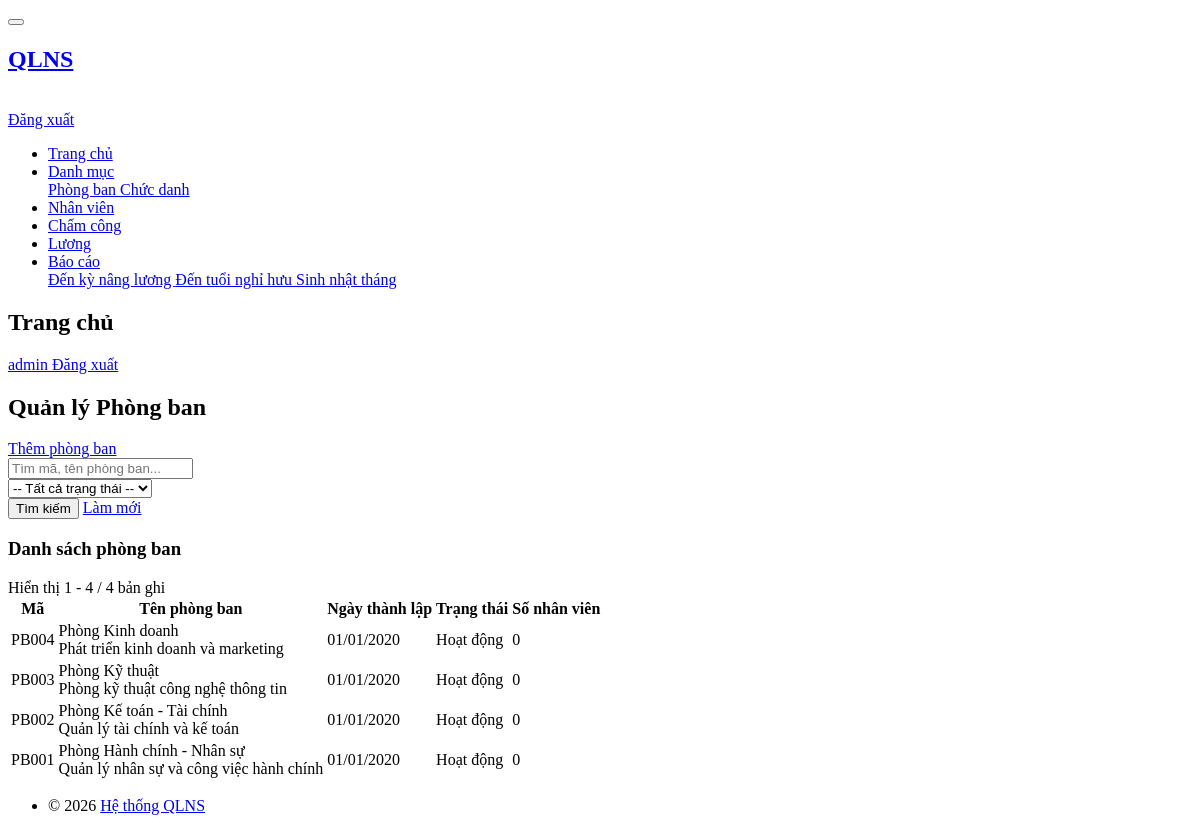
The page /department (signed in) on the database its author committed.
### tables this page shows
CREATE TABLE `phong_ban` (
  `id` int NOT NULL,
  `ma_phong_ban` varchar(20) NOT NULL,
  `ten_phong_ban` varchar(100) NOT NULL,
  `mo_ta` text,
  `ngay_thanh_lap` date DEFAULT NULL,
  `trang_thai` enum('active','inactive') DEFAULT 'active',
  `created_at` timestamp NULL DEFAULT CURRENT_TIMESTAMP,
  `updated_at` timestamp NULL DEFAULT CURRENT_TIMESTAMP ON UPDATE CURRENT_TIMESTAMP
);

### app/controllers/DepartmentController.php (called while the page is built, shortened)
<?php
class DepartmentController extends Controller
{
    private $departmentModel;
    public function __construct()
    {
        $this->departmentModel = $this->model('Department');
    }
    public function index()
    {
        $search = $_GET['search'] ?? '';
        $status = $_GET['status'] ?? '';
        $page = isset($_GET['page']) ? (int)$_GET['page'] : 1;
        $perPage = 20;
        $conditions = [];
        $params = [];
        $where = $conditions ? 'WHERE ' . implode(' AND ', $conditions) : '';
        $countSql = "SELECT COUNT(*) as total FROM phong_ban $where";
        $result = $this->departmentModel->query($countSql, $params);
        $total = $result[0]['total'];
        $pagination = new Pagination($total, $perPage, $page);
        $sql = "SELECT * FROM phong_ban $where ORDER BY id DESC LIMIT ? OFFSET ?";
        $params[] = $pagination->getLimit();
        $params[] = $pagination->getOffset();
        $departments = $this->departmentModel->query($sql, $params);
        $data = [
            'departments' => $departments,
            'pagination' => $pagination,
            'search' => $search,
            'status' => $status,
            'canCreate' => Auth::hasPermission('department.create'),
            'canEdit' => Auth::hasPermission('department.edit'),
            'canDelete' => Auth::hasPermission('department.delete')
        ];
        $this->view('department/index', $data);
    }
}

### core/App.php (called while the page is built, shortened)
<?php
class App {
    protected $method = 'login';
    public function __construct() {
        $url = $this->parseUrl();
        if (isset($url[0])) {
            $controllerName = ucfirst($url[0]) . 'Controller';
            $controllerPath = APP_PATH . 'controllers/' . $controllerName . '.php';
            if (file_exists($controllerPath)) {
                $this->method = 'index';
                unset($url[0]);
            }
        }
        $this->controller = new $this->controller;
        $this->params = $url ? array_values($url) : [];
        call_user_func_array([$this->controller, $this->method], $this->params);
    }
    private function parseUrl() {
        if (isset($_GET['url'])) {
            return explode('/', filter_var(rtrim($_GET['url'], '/'), FILTER_SANITIZE_URL));
        }
        return [];
    }
}

### public/index.php (called while the page is built, shortened)
<?php
require_once __DIR__ . '/../config/database.php';
require_once CORE_PATH . 'Database.php';
require_once CORE_PATH . 'Model.php';
require_once CORE_PATH . 'Controller.php';
require_once CORE_PATH . 'App.php';
require_once APP_PATH . 'core/Pagination.php';
$app = new App();

### core/Model.php (called while the page is built, shortened)
<?php
class Model
{
    protected $db;
    public function __construct()
    {
        $database = new Database();
        $this->db = $database->connect();
    }
    public function query($sql, $params = [])
    {
        $stmt = $this->db->prepare($sql);
        $stmt->execute($params);
        return $stmt->fetchAll();
    }
}

### core/Database.php (called while the page is built, shortened)
<?php
class Database
{
    private $host = DB_HOST;
    private $db_name = DB_NAME;
    private $username = DB_USER;
    private $password = DB_PASS;
    private $charset = DB_CHARSET;
    private $conn = null;
    public function connect()
    {
        if ($this->conn === null) {
            try {
                $dsn = "mysql:host={$this->host};dbname={$this->db_name};charset={$this->charset}";
                $options = [
                    PDO::ATTR_ERRMODE => PDO::ERRMODE_EXCEPTION,
                    PDO::ATTR_DEFAULT_FETCH_MODE => PDO::FETCH_ASSOC,
                    PDO::ATTR_EMULATE_PREPARES => false,
                ];
                $this->conn = new PDO($dsn, $this->username, $this->password, $options);
            } catch (PDOException $e) {
                die("Lỗi kết nối database: " . $e->getMessage());
            }
        }
        return $this->conn;
    }
    public function query($sql, $params = [])
    {
        $conn = $this->connect();
        $stmt = $conn->prepare($sql);
        $stmt->execute($params);
        return $stmt->fetchAll();
    }
}

### app/core/Pagination.php (called while the page is built, shortened)
<?php
class Pagination
{
    private $totalRecords;
    private $perPage;
    private $currentPage;
    public function __construct($totalRecords, $perPage = 20, $currentPage = 1)
    {
        $this->totalRecords = (int)$totalRecords;
        $this->perPage = (int)$perPage;
        $this->currentPage = max(1, (int)$currentPage);
        $this->totalPages = ceil($this->totalRecords / $this->perPage);
    }
    public function getOffset()
    {
        return ($this->currentPage - 1) * $this->perPage;
    }
    public function getLimit()
    {
        return $this->perPage;
    }
    public function getStartRecord()
    {
        return $this->getOffset() + 1;
    }
    public function getEndRecord()
    {
        $end = $this->getOffset() + $this->perPage;
        return min($end, $this->totalRecords);
    }
    public function renderInfo()
    {
        return 'Hiển thị ' . $this->getStartRecord() . ' - ' . $this->getEndRecord() . ' / ' . $this->totalRecords . ' bản ghi';
    }
}

### app/views/department/index.php (the view, shortened to what this page needs)
<?php include APP_PATH . 'views/layouts/header.php'; ?>
<div class="page-header d-print-none">
    <div class="container-xl">
        <div class="row g-2 align-items-center">
            <div class="col">
                <h2 class="page-title">Quản lý Phòng ban</h2>
            </div>
            <div class="col-auto ms-auto d-print-none">
                <?php if ($canCreate): ?>
                    <a href="<?= BASE_URL ?>department/add" class="btn btn-primary">
                        <i class="ti ti-plus"></i> Thêm phòng ban
                    </a>
                <?php endif; ?>
            </div>
        </div>
    </div>
</div>
<div class="page-body">
    <div class="container-xl">
        <div class="card mb-3">
            <div class="card-body">
                <form method="GET" action="<?= BASE_URL ?>department" class="row g-3">
                    <div class="col-md-4">
                        <input type="text" name="search" class="form-control" placeholder="Tìm mã, tên phòng ban..." value="<?= htmlspecialchars($search) ?>">
                    </div>
                    <div class="col-md-3">
                        <select name="status" class="form-select">
                            <option value="">-- Tất cả trạng thái --</option>
                        </select>
                    </div>
                    <div class="col-auto">
                        <button type="submit" class="btn btn-primary">
                            <i class="ti ti-search"></i> Tìm kiếm
                        </button>
                        <a href="<?= BASE_URL ?>department" class="btn btn-outline-secondary">
                            <i class="ti ti-reload"></i> Làm mới
                        </a>
                    </div>
                </form>
            </div>
        </div>
        <div class="card">
            <div class="card-header">
                <h3 class="card-title">Danh sách phòng ban</h3>
                <div class="ms-auto text-muted">
                    <?= $pagination->renderInfo() ?>
                </div>
            </div>
            <div class="table-responsive">
                <table class="table card-table table-vcenter">
                    <thead>
                        <tr>
                            <th>Mã</th>
                            <th>Tên phòng ban</th>
                            <th>Ngày thành lập</th>
                            <th>Trạng thái</th>
                            <th>Số nhân viên</th>
                            <th class="w-1"></th>
                        </tr>
                    </thead>
                    <tbody>
                        <?php if (empty($departments)): ?>
                            <tr>
                                <td colspan="6" class="text-center text-muted py-4">
                                    <i class="ti ti-folder-off" style="font-size: 48px;"></i>
                                    <div class="mt-2">Không có dữ liệu</div>
                                </td>
                            </tr>
                        <?php else: ?>
                            <?php foreach ($departments as $dept): ?>
                                <?php
                                $db = new Database();
                                $empCount = $db->query("SELECT COUNT(*) as count FROM nhan_vien WHERE phong_ban_id = ?", [$dept['id']])[0]['count'];
                                ?>
                                <tr>
                                    <td><span class="badge bg-blue-lt"><?= htmlspecialchars($dept['ma_phong_ban']) ?></span></td>
                                    <td>
                                        <div class="fw-bold"><?= htmlspecialchars($dept['ten_phong_ban']) ?></div>
                                        <?php if ($dept['mo_ta']): ?>
                                            <div class="text-muted small"><?= htmlspecialchars($dept['mo_ta']) ?></div>
                                        <?php endif; ?>
                                    </td>
                                    <td><?= $dept['ngay_thanh_lap'] ? date('d/m/Y', strtotime($dept['ngay_thanh_lap'])) : '-' ?></td>
                                    <td>
                                        <?php if ($dept['trang_thai'] === 'active'): ?>
                                            <span class="badge bg-success">Hoạt động</span>
                                        <?php else: ?>
                                            <span class="badge bg-secondary">Ngừng hoạt động</span>
                                        <?php endif; ?>
                                    </td>
                                    <td><span class="badge"><?= $empCount ?></span></td>
                                    <td>
                                    </td>
                                </tr>
                            <?php endforeach; ?>
                        <?php endif; ?>
                    </tbody>
                </table>
            </div>
        </div>
    </div>
</div>
<?php include APP_PATH . 'views/layouts/footer.php'; ?>

### rows shown on the page
phong_ban: ma_phong_ban "PB004", ten_phong_ban "Phòng Kinh doanh", mo_ta "Phát triển kinh doanh và marketing", ngay_thanh_lap "01/01/2020", trang_thai "Hoạt động", empCount "0"
phong_ban: ma_phong_ban "PB003", ten_phong_ban "Phòng Kỹ thuật", mo_ta "Phòng kỹ thuật công nghệ thông tin", ngay_thanh_lap "01/01/2020", trang_thai "Hoạt động", empCount "0"
phong_ban: ma_phong_ban "PB002", ten_phong_ban "Phòng Kế toán - Tài chính", mo_ta "Quản lý tài chính và kế toán", ngay_thanh_lap "01/01/2020", trang_thai "Hoạt động", empCount "0"
phong_ban: ma_phong_ban "PB001", ten_phong_ban "Phòng Hành chính - Nhân sự", mo_ta "Quản lý nhân sự và công việc hành chính", ngay_thanh_lap "01/01/2020", trang_thai "Hoạt động", empCount "0"

### other values the page prints
$title "Trang chủ"
$_SESSION['ho_ten'] "admin"
$pagination->renderInfo() "Hiển thị 1 - 4 / 4 bản ghi"
